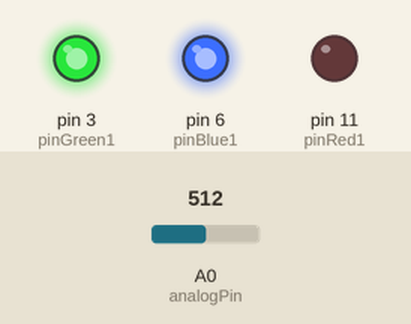
A sketch run on a simulated Arduino Uno, built with avr-gcc and run on an emulated ATmega328P. Shown: output pins drawn as LEDs (lit = HIGH). The test bench sets the inputs (shaded band); at power-on: A0 (analogPin) = 512.

Above: at 1.2 s.
1.3 s: A0 (analogPin) set to 575
2.8 s: A0 (analogPin) set to 601
At 3.1 s:
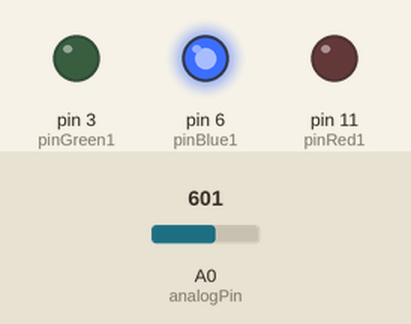
4.3 s: A0 (analogPin) set to 306
At 5.5 s:
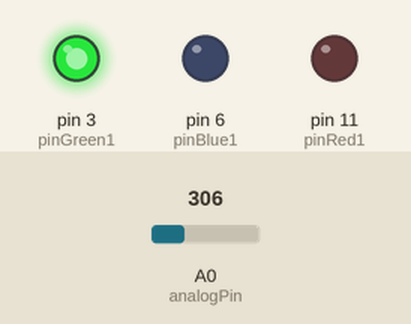
5.8 s: A0 (analogPin) set to 263
7.3 s: A0 (analogPin) set to 239
At 7.8 s:
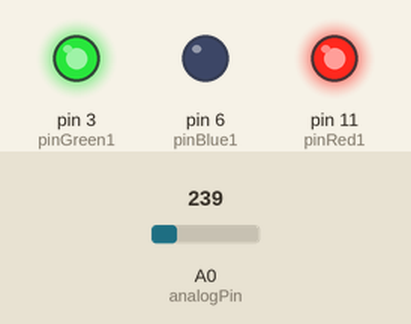
8.8 s: A0 (analogPin) set to 265
At 10.1 s:
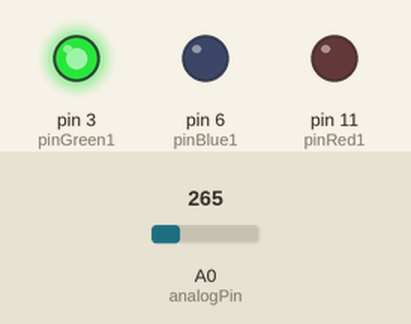
Timing chart, 0 to 11.3 s (numbered marks = the images above; inputs shaded):
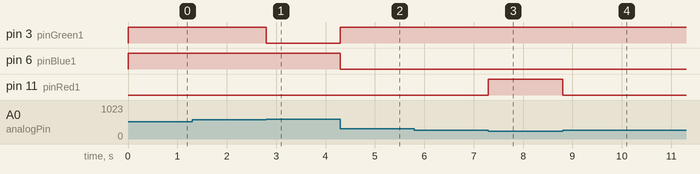

Measured:
- the behaviour switches between 589 and 590 on A0 (analogPin) (found by bisection; images 0 and 1)
- the behaviour switches between 253 and 252 on A0 (analogPin) (found by bisection; images 2 and 3)
- after the input at 1.3 s, every drawn part: stays the same
- after the input at 2.8 s, pin 3 (pinGreen1): HIGH → LOW at once
- after the input at 4.3 s, pin 3 (pinGreen1): LOW → HIGH at once; pin 6 (pinBlue1): HIGH → LOW at once
- after the input at 5.8 s, every drawn part: stays the same
- after the input at 7.3 s, pin 11 (pinRed1): LOW → HIGH at once
- after the input at 8.8 s, pin 11 (pinRed1): HIGH → LOW at once

The sketch:

button_color1.ino
```cpp
// C++ code
//
int pinRed1 = 11;
int pinBlue1 = 6;
int pinGreen1 = 3;
int analogPin = 0;
int value;
int redState = LOW;
int blueState = LOW;
int greenState = LOW;

void setup()
{
  pinMode(pinRed1, OUTPUT);
  pinMode(pinBlue1, OUTPUT);
  pinMode(pinGreen1, OUTPUT);
}

void loop()
{

  value = map(analogRead(analogPin), 0, 1023, 0, 255);

  if (value < 255 / 12 * 3 || value > 255 / 12 * 9){
  	redState = HIGH;
  } else {
    redState = LOW;
  }
  if (value > 255 / 12 && value < 255 / 12 * 7) {
    greenState = HIGH;
  } else {
  	greenState = LOW;
  }
  if (value > 255 / 12 * 5 && value < 255 / 12 * 11) {
    blueState = HIGH;
  } else {
    blueState = LOW;
  }

  digitalWrite(pinRed1, redState);
  digitalWrite(pinGreen1, greenState);
  digitalWrite(pinBlue1, blueState);

}
```
